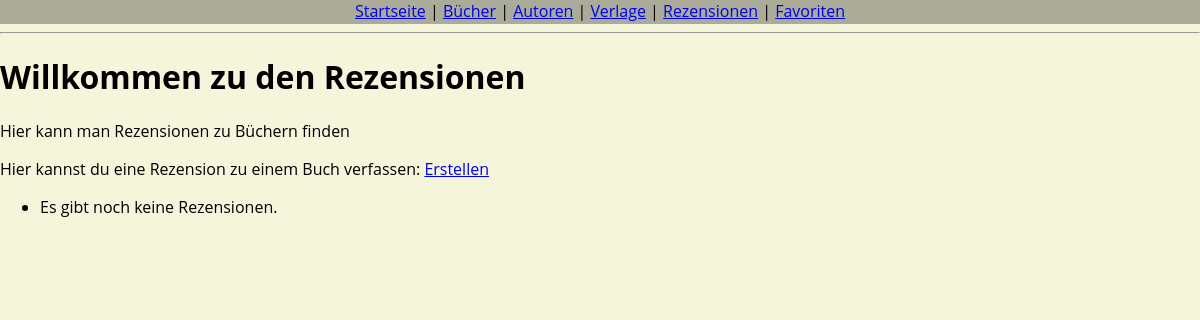
The page /reviews/ on the database as committed earlier.
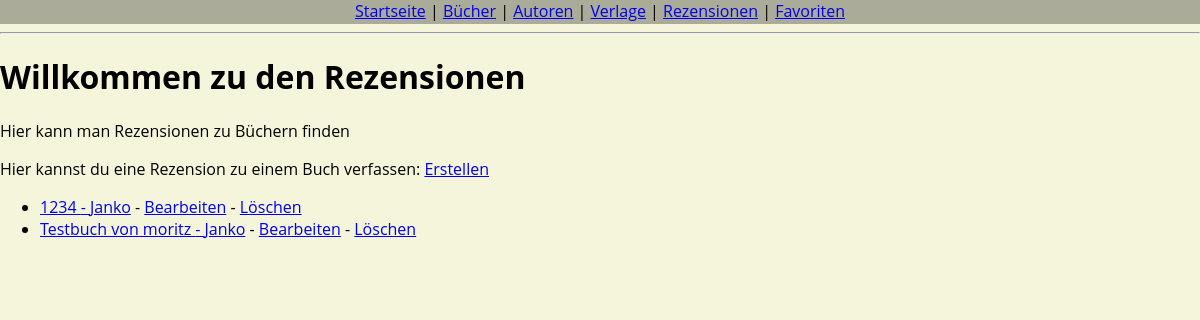
The same page on the database as committed later.
### library/models.py (models this page shows, shortened)
class Review(models.Model):
    Buch = models.ForeignKey(BookItem, on_delete=models.CASCADE, related_name="reviews")
    Rezensent = models.CharField(max_length=100)
    Bewertung = models.PositiveSmallIntegerField(validators=[MinValueValidator(1),MaxValueValidator(10)])
    Kommentar = models.TextField(blank=True)
    Datum = models.DateField(default=date.today)

class BookItem(models.Model):
    Titel = models.CharField(max_length=200)
    Author = models.ForeignKey(Author, on_delete=models.SET_NULL, null=True, blank=True)
    Veröffentlichungsdatum = models.DateField(default=date.today)
    Publisher = models.ForeignKey(Publisher, on_delete=models.CASCADE, null=True, blank=True)
    Genre = models.CharField(max_length=100, blank=True)
    Beschreibung = models.TextField(blank=True)

### library/views.py (the view)
# urls.py: path("reviews/", views.ReviewListView.as_view(), name="review_list"),
class ReviewListView(ListView):
    model = Review
    template_name = "library/reviews/review_list.html"
    context_object_name = "reviews"

### library/templates/library/reviews/review_list.html
{% extends "library/base.html" %}
{% block content %}
    <h1>Willkommen zu den Rezensionen</h1>
  <p>Hier kann man Rezensionen zu Büchern finden</p>
    <p>
    Hier kannst du eine Rezension zu einem Buch verfassen:
    <a href="{% url 'review_create' %}">Erstellen</a>
  </p>
  <ul>
    {% for review in reviews %}
      <li>
        <a href="{% url 'review_detail' review.pk %}">{{ review.Buch.Titel }} - {{ review.Rezensent }}</a>
        - <a href="{% url 'review_update' review.pk %}">Bearbeiten</a>
        - <a href="{% url 'review_delete' review.pk %}">Löschen</a>
      </li>
    {% empty %}
      <li>Es gibt noch keine Rezensionen.</li>
    {% endfor %}
  </ul>
{% endblock %}

Rows that differ between the two databases and show on the page:
added Review: Buch.Titel "1234", Rezensent "Janko"
added Review: Buch.Titel "Testbuch von moritz", Rezensent "Janko"
Other text that changed with them:
text no longer shown: "Es gibt noch keine Rezensionen."
